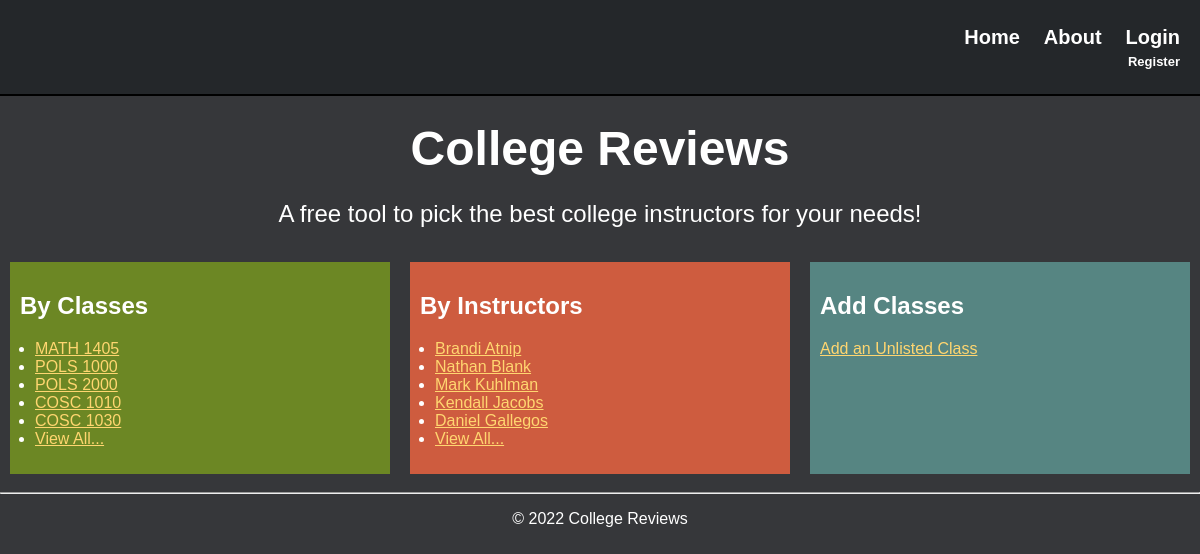
Before: / with the older database file.
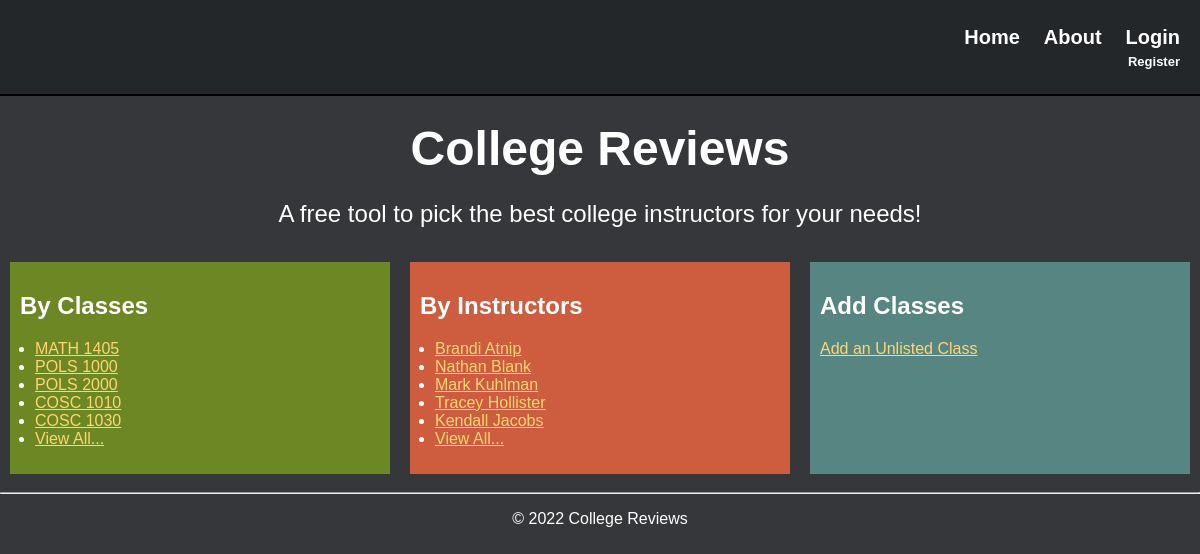
After: the same page with the newer database file.
### college/models.py (models this page shows, shortened)
class Course(models.Model):
    course_name = models.CharField(max_length=200)
    pub_date = models.DateTimeField('date published')

class Choice(models.Model):
    course = models.ForeignKey(Course, on_delete=models.CASCADE)
    choice_text = models.CharField(max_length=200)
    votes = models.IntegerField(default=0)

### college/views.py (the view)
# urls.py: path('', views.index, name='index'),
def index(request):
    choices = Choice.objects.all().values().order_by('-votes')
    courses = Course.objects.all().values()
    return render(request, 'college/index.html', {'choices': choices, 'courses': courses})

### college/templates/college/index.html (shortened to what this page needs)
{% extends "college/layout.html" %}
{% block content %}
<h1 class="main-heading">College Reviews</h1>
<p class="tagline">A free tool to pick the best college instructors for your needs!</p>
<div class="row">
    <div class="column" id="home-col" style="background-color:#6C8724;">
        <h2>By Classes</h2>
        {% if courses %}
            <ul>
            {% for course in courses|slice:":5" %}
                <li><a href="{% url 'college:course' course.course_name|slice:'0:4' course.course_name %}">{{ course.course_name }}</a></li>
                {% endfor %}
                <li><a href="{% url 'college:courses' %}">View All...</a></li>
            </ul>
        {% else %}
            <p>No classes are available.</p>
        {% endif %}
    </div>
    <div class="column" id="home-col" style="background-color:#CE5C3F;">
        <h2>By Instructors</h2>
        {% if choices %}
            <ul>
            {% for choice in choices|slice:":5" %}
                <li><a href="teachers/{{ choice.choice_text }}">{{ choice.choice_text }}</a></li>
            {% endfor %}
                <li><a href="{% url 'teachers:teachers' %}">View All...</a></li>
            </ul>
        {% else %}
            <p>No teachers are available.</p>
        {% endif %}
    </div>
    <div class="column" id="home-col" style="background-color:#568582;">
        <h2>Add Classes</h2>
        <a href="{% url 'input:add_class' %}">Add an Unlisted Class</a>
    </div>
</div>
{% endblock %}

Changed rows visible on the page:
no longer on this page (row unchanged): Choice: choice_text "Daniel Gallegos"
now on this page (row edited): Choice: choice_text "Tracey Hollister"
